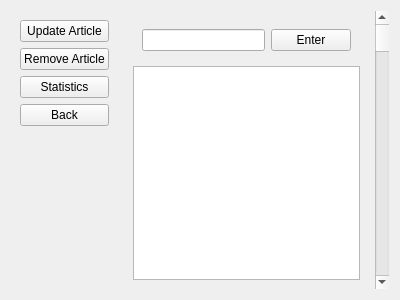
<?xml version="1.0" encoding="UTF-8"?>
<ui version="4.0">
 <class>AuthorForm</class>
 <widget class="QWidget" name="AuthorForm">
  <property name="geometry">
   <rect>
    <x>0</x>
    <y>0</y>
    <width>400</width>
    <height>300</height>
   </rect>
  </property>
  <property name="windowTitle">
   <string>Form</string>
  </property>
  <layout class="QGridLayout" name="gridLayout_4">
   <item row="0" column="0">
    <widget class="QWidget" name="widget_2" native="true">
     <layout class="QVBoxLayout" name="verticalLayout_3">
      <item>
       <widget class="QPushButton" name="UpdateButton_3">
        <property name="text">
         <string>Update Article</string>
        </property>
       </widget>
      </item>
      <item>
       <widget class="QPushButton" name="RemoveButton_3">
        <property name="text">
         <string>Remove Article</string>
        </property>
       </widget>
      </item>
      <item>
       <widget class="QPushButton" name="Statistics_3">
        <property name="text">
         <string>Statistics</string>
        </property>
       </widget>
      </item>
      <item>
       <widget class="QPushButton" name="Back_3">
        <property name="text">
         <string>Back</string>
        </property>
       </widget>
      </item>
      <item>
       <spacer name="verticalSpacer">
        <property name="orientation">
         <enum>Qt::Orientation::Vertical</enum>
        </property>
        <property name="sizeHint" stdset="0">
         <size>
          <width>20</width>
          <height>40</height>
         </size>
        </property>
       </spacer>
      </item>
     </layout>
    </widget>
   </item>
   <item row="0" column="1">
    <widget class="QWidget" name="widget" native="true">
     <layout class="QGridLayout" name="gridLayout_3">
      <item row="0" column="0">
       <widget class="QWidget" name="widget_5" native="true">
        <layout class="QHBoxLayout" name="horizontalLayout_4">
         <item>
          <widget class="QLineEdit" name="EnterButton_3"/>
         </item>
         <item>
          <widget class="QPushButton" name="EnterBox_3">
           <property name="text">
            <string>Enter</string>
           </property>
          </widget>
         </item>
        </layout>
       </widget>
      </item>
      <item row="1" column="0">
       <widget class="QTableView" name="tableView_3"/>
      </item>
     </layout>
    </widget>
   </item>
   <item row="0" column="2">
    <widget class="QScrollBar" name="verticalScrollBar">
     <property name="orientation">
      <enum>Qt::Orientation::Vertical</enum>
     </property>
    </widget>
   </item>
  </layout>
 </widget>
 <resources/>
 <connections/>
</ui>
